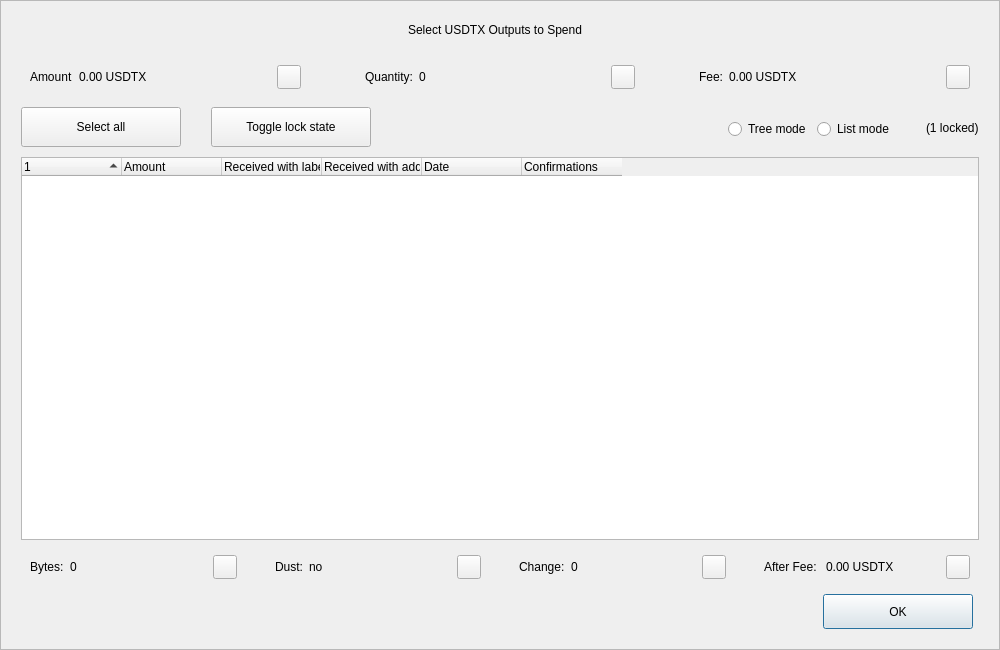
<?xml version="1.0" encoding="UTF-8"?>
<ui version="4.0">
 <class>CoinControlDialog</class>
 <widget class="QDialog" name="CoinControlDialog">
  <property name="geometry">
   <rect>
    <x>0</x>
    <y>0</y>
    <width>1000</width>
    <height>650</height>
   </rect>
  </property>
  <property name="minimumSize">
   <size>
    <width>950</width>
    <height>650</height>
   </size>
  </property>
  <property name="windowTitle">
   <string>Coin Selection</string>
  </property>
  <property name="styleSheet">
   <string notr="true"/>
  </property>
  <layout class="QVBoxLayout" name="verticalLayout">
   <property name="spacing">
    <number>0</number>
   </property>
   <property name="leftMargin">
    <number>0</number>
   </property>
   <property name="topMargin">
    <number>0</number>
   </property>
   <property name="rightMargin">
    <number>0</number>
   </property>
   <property name="bottomMargin">
    <number>0</number>
   </property>
   <item>
    <widget class="QFrame" name="frameContainer">
     <property name="toolTipDuration">
      <number>0</number>
     </property>
     <property name="frameShape">
      <enum>QFrame::StyledPanel</enum>
     </property>
     <property name="frameShadow">
      <enum>QFrame::Raised</enum>
     </property>
     <layout class="QVBoxLayout" name="verticalLayout_2">
      <property name="leftMargin">
       <number>0</number>
      </property>
      <property name="rightMargin">
       <number>0</number>
      </property>
      <property name="bottomMargin">
       <number>20</number>
      </property>
      <item>
       <layout class="QHBoxLayout" name="horizontalLayout_12">
        <property name="spacing">
         <number>0</number>
        </property>
        <property name="leftMargin">
         <number>20</number>
        </property>
        <property name="rightMargin">
         <number>30</number>
        </property>
        <item>
         <spacer name="horizontalSpacer_4">
          <property name="orientation">
           <enum>Qt::Horizontal</enum>
          </property>
          <property name="sizeHint" stdset="0">
           <size>
            <width>40</width>
            <height>20</height>
           </size>
          </property>
         </spacer>
        </item>
        <item>
         <widget class="QLabel" name="labelTitle">
          <property name="minimumSize">
           <size>
            <width>0</width>
            <height>40</height>
           </size>
          </property>
          <property name="maximumSize">
           <size>
            <width>16777215</width>
            <height>40</height>
           </size>
          </property>
          <property name="text">
           <string>Select USDTX Outputs to Spend</string>
          </property>
          <property name="alignment">
           <set>Qt::AlignCenter</set>
          </property>
          <property name="margin">
           <number>7</number>
          </property>
         </widget>
        </item>
        <item>
         <spacer name="horizontalSpacer_5">
          <property name="orientation">
           <enum>Qt::Horizontal</enum>
          </property>
          <property name="sizeHint" stdset="0">
           <size>
            <width>40</width>
            <height>20</height>
           </size>
          </property>
         </spacer>
        </item>
       </layout>
      </item>
      <item>
       <layout class="QHBoxLayout" name="horizontalLayout_8">
        <property name="leftMargin">
         <number>20</number>
        </property>
        <property name="rightMargin">
         <number>20</number>
        </property>
        <item>
         <widget class="QWidget" name="layoutAmount" native="true">
          <layout class="QHBoxLayout" name="horizontalLayout_9" stretch="0,1,0">
           <item>
            <widget class="QLabel" name="labelCoinControlAmountText">
             <property name="text">
              <string>Amount</string>
             </property>
            </widget>
           </item>
           <item>
            <widget class="QLabel" name="labelCoinControlAmount">
             <property name="text">
              <string>0.00 USDTX</string>
             </property>
            </widget>
           </item>
           <item alignment="Qt::AlignHCenter|Qt::AlignVCenter">
            <widget class="QPushButton" name="pushButtonAmount">
             <property name="minimumSize">
              <size>
               <width>0</width>
               <height>24</height>
              </size>
             </property>
             <property name="maximumSize">
              <size>
               <width>24</width>
               <height>26</height>
              </size>
             </property>
             <property name="focusPolicy">
              <enum>Qt::NoFocus</enum>
             </property>
             <property name="styleSheet">
              <string notr="true">padding-bottom:2px;
padding-right:4px;</string>
             </property>
             <property name="text">
              <string/>
             </property>
            </widget>
           </item>
          </layout>
         </widget>
        </item>
        <item>
         <spacer name="horizontalSpacer_2">
          <property name="orientation">
           <enum>Qt::Horizontal</enum>
          </property>
          <property name="sizeType">
           <enum>QSizePolicy::Fixed</enum>
          </property>
          <property name="sizeHint" stdset="0">
           <size>
            <width>40</width>
            <height>20</height>
           </size>
          </property>
         </spacer>
        </item>
        <item>
         <widget class="QWidget" name="layoutQuantity" native="true">
          <layout class="QHBoxLayout" name="horizontalLayout_10" stretch="0,1,0">
           <item>
            <widget class="QLabel" name="labelCoinControlQuantityText">
             <property name="text">
              <string>Quantity:</string>
             </property>
            </widget>
           </item>
           <item>
            <widget class="QLabel" name="labelCoinControlQuantity">
             <property name="text">
              <string>0</string>
             </property>
            </widget>
           </item>
           <item alignment="Qt::AlignHCenter|Qt::AlignVCenter">
            <widget class="QPushButton" name="pushButtonQuantity">
             <property name="minimumSize">
              <size>
               <width>0</width>
               <height>24</height>
              </size>
             </property>
             <property name="maximumSize">
              <size>
               <width>24</width>
               <height>26</height>
              </size>
             </property>
             <property name="focusPolicy">
              <enum>Qt::NoFocus</enum>
             </property>
             <property name="styleSheet">
              <string notr="true">padding-bottom:2px;
               padding-right:4px;</string>
             </property>
             <property name="text">
              <string/>
             </property>
            </widget>
           </item>
          </layout>
         </widget>
        </item>
        <item>
         <spacer name="horizontalSpacer_22">
          <property name="orientation">
           <enum>Qt::Horizontal</enum>
          </property>
          <property name="sizeType">
           <enum>QSizePolicy::Fixed</enum>
          </property>
          <property name="sizeHint" stdset="0">
           <size>
            <width>40</width>
            <height>20</height>
           </size>
          </property>
         </spacer>
        </item>
        <item>
         <widget class="QWidget" name="layoutFee" native="true">
          <layout class="QHBoxLayout" name="horizontalLayout_11" stretch="0,1,0">
           <item>
            <widget class="QLabel" name="labelCoinControlFeeText">
             <property name="text">
              <string>Fee:</string>
             </property>
            </widget>
           </item>
           <item>
            <widget class="QLabel" name="labelCoinControlFee">
             <property name="text">
              <string>0.00 USDTX</string>
             </property>
            </widget>
           </item>
           <item alignment="Qt::AlignHCenter|Qt::AlignVCenter">
            <widget class="QPushButton" name="pushButtonFee">
             <property name="minimumSize">
              <size>
               <width>0</width>
               <height>24</height>
              </size>
             </property>
             <property name="maximumSize">
              <size>
               <width>24</width>
               <height>26</height>
              </size>
             </property>
             <property name="focusPolicy">
              <enum>Qt::NoFocus</enum>
             </property>
             <property name="styleSheet">
              <string notr="true">padding-bottom:2px;
               padding-right:4px;</string>
             </property>
             <property name="text">
              <string/>
             </property>
            </widget>
           </item>
          </layout>
         </widget>
        </item>
       </layout>
      </item>
      <item>
       <widget class="QFrame" name="frame">
        <property name="minimumSize">
         <size>
          <width>0</width>
          <height>40</height>
         </size>
        </property>
        <property name="styleSheet">
         <string notr="true">#frame {
	border:0;
}</string>
        </property>
        <property name="frameShape">
         <enum>QFrame::StyledPanel</enum>
        </property>
        <property name="frameShadow">
         <enum>QFrame::Sunken</enum>
        </property>
        <layout class="QHBoxLayout" name="horizontalLayout">
         <property name="spacing">
          <number>0</number>
         </property>
         <property name="leftMargin">
          <number>20</number>
         </property>
         <property name="topMargin">
          <number>0</number>
         </property>
         <property name="rightMargin">
          <number>20</number>
         </property>
         <property name="bottomMargin">
          <number>0</number>
         </property>
         <item>
          <layout class="QHBoxLayout" name="horizontalLayoutPanel" stretch="0,0,0,0,0,0">
           <property name="spacing">
            <number>20</number>
           </property>
           <item>
            <widget class="QPushButton" name="pushButtonSelectAll">
             <property name="sizePolicy">
              <sizepolicy hsizetype="Maximum" vsizetype="Fixed">
               <horstretch>0</horstretch>
               <verstretch>0</verstretch>
              </sizepolicy>
             </property>
             <property name="minimumSize">
              <size>
               <width>160</width>
               <height>40</height>
              </size>
             </property>
             <property name="maximumSize">
              <size>
               <width>16777215</width>
               <height>40</height>
              </size>
             </property>
             <property name="text">
              <string>Select all</string>
             </property>
             <property name="checkable">
              <bool>true</bool>
             </property>
             <property name="checked">
              <bool>false</bool>
             </property>
             <property name="autoExclusive">
              <bool>false</bool>
             </property>
             <property name="autoDefault">
              <bool>false</bool>
             </property>
            </widget>
           </item>
           <item>
            <spacer name="horizontalSpacer_6">
             <property name="orientation">
              <enum>Qt::Horizontal</enum>
             </property>
             <property name="sizeType">
              <enum>QSizePolicy::Fixed</enum>
             </property>
             <property name="sizeHint" stdset="0">
              <size>
               <width>10</width>
               <height>20</height>
              </size>
             </property>
            </spacer>
           </item>
           <item>
            <widget class="QPushButton" name="pushButtonToggleLock">
             <property name="sizePolicy">
              <sizepolicy hsizetype="Maximum" vsizetype="Fixed">
               <horstretch>0</horstretch>
               <verstretch>0</verstretch>
              </sizepolicy>
             </property>
             <property name="minimumSize">
              <size>
               <width>160</width>
               <height>40</height>
              </size>
             </property>
             <property name="maximumSize">
              <size>
               <width>16777215</width>
               <height>40</height>
              </size>
             </property>
             <property name="text">
              <string>Toggle lock state</string>
             </property>
             <property name="checkable">
              <bool>true</bool>
             </property>
             <property name="autoExclusive">
              <bool>false</bool>
             </property>
             <property name="autoDefault">
              <bool>false</bool>
             </property>
            </widget>
           </item>
           <item>
            <spacer name="horizontalSpacer_7">
             <property name="orientation">
              <enum>Qt::Horizontal</enum>
             </property>
             <property name="sizeType">
              <enum>QSizePolicy::Expanding</enum>
             </property>
             <property name="sizeHint" stdset="0">
              <size>
               <width>30</width>
               <height>20</height>
              </size>
             </property>
            </spacer>
           </item>
           <item alignment="Qt::AlignRight">
            <widget class="QGroupBox" name="groupBox_2">
             <property name="styleSheet">
              <string notr="true">#groupBox_2 {
    background-color:transparent;
    border-radius:0;
}</string>
             </property>
             <property name="title">
              <string/>
             </property>
             <layout class="QHBoxLayout" name="horizontalLayout_14">
              <item>
               <widget class="QRadioButton" name="radioTreeMode">
                <property name="sizePolicy">
                 <sizepolicy hsizetype="Maximum" vsizetype="Fixed">
                  <horstretch>0</horstretch>
                  <verstretch>0</verstretch>
                 </sizepolicy>
                </property>
                <property name="text">
                 <string>Tree mode</string>
                </property>
               </widget>
              </item>
              <item>
               <widget class="QRadioButton" name="radioListMode">
                <property name="sizePolicy">
                 <sizepolicy hsizetype="Maximum" vsizetype="Fixed">
                  <horstretch>0</horstretch>
                  <verstretch>0</verstretch>
                 </sizepolicy>
                </property>
                <property name="text">
                 <string>List mode</string>
                </property>
                <property name="checked">
                 <bool>false</bool>
                </property>
               </widget>
              </item>
             </layout>
            </widget>
           </item>
           <item>
            <widget class="QLabel" name="labelLocked">
             <property name="text">
              <string>(1 locked)</string>
             </property>
            </widget>
           </item>
          </layout>
         </item>
        </layout>
       </widget>
      </item>
      <item>
       <layout class="QHBoxLayout" name="horizontalLayout_13">
        <property name="leftMargin">
         <number>20</number>
        </property>
        <property name="rightMargin">
         <number>20</number>
        </property>
        <item>
         <widget class="CoinControlTreeWidget" name="treeWidget">
          <property name="contextMenuPolicy">
           <enum>Qt::CustomContextMenu</enum>
          </property>
          <property name="styleSheet">
           <string notr="true"/>
          </property>
          <property name="sortingEnabled">
           <bool>false</bool>
          </property>
          <property name="columnCount">
           <number>6</number>
          </property>
          <attribute name="headerShowSortIndicator" stdset="0">
           <bool>true</bool>
          </attribute>
          <attribute name="headerStretchLastSection">
           <bool>false</bool>
          </attribute>
          <column>
           <property name="text">
            <string/>
           </property>
          </column>
          <column>
           <property name="text">
            <string>Amount</string>
           </property>
          </column>
          <column>
           <property name="text">
            <string>Received with label</string>
           </property>
          </column>
          <column>
           <property name="text">
            <string>Received with address</string>
           </property>
          </column>
          <column>
           <property name="text">
            <string>Date</string>
           </property>
          </column>
          <column>
           <property name="text">
            <string>Confirmations</string>
           </property>
           <property name="toolTip">
            <string>Confirmed</string>
           </property>
          </column>
         </widget>
        </item>
       </layout>
      </item>
      <item>
       <layout class="QHBoxLayout" name="horizontalLayout_3">
        <property name="spacing">
         <number>20</number>
        </property>
        <property name="leftMargin">
         <number>20</number>
        </property>
        <property name="rightMargin">
         <number>20</number>
        </property>
        <item>
         <widget class="QWidget" name="layoutBytes" native="true">
          <layout class="QHBoxLayout" name="horizontalLayout_4" stretch="0,1,0">
           <item>
            <widget class="QLabel" name="labelCoinControlBytesText">
             <property name="text">
              <string>Bytes:</string>
             </property>
            </widget>
           </item>
           <item>
            <widget class="QLabel" name="labelCoinControlBytes">
             <property name="text">
              <string>0</string>
             </property>
            </widget>
           </item>
           <item alignment="Qt::AlignHCenter|Qt::AlignVCenter">
            <widget class="QPushButton" name="pushButtonBytes">
             <property name="minimumSize">
              <size>
               <width>0</width>
               <height>24</height>
              </size>
             </property>
             <property name="maximumSize">
              <size>
               <width>24</width>
               <height>26</height>
              </size>
             </property>
             <property name="focusPolicy">
              <enum>Qt::NoFocus</enum>
             </property>
             <property name="styleSheet">
              <string notr="true">padding-bottom:2px;
               padding-right:4px;</string>
             </property>
             <property name="text">
              <string/>
             </property>
            </widget>
           </item>
          </layout>
         </widget>
        </item>
        <item>
         <widget class="QWidget" name="layoutDust" native="true">
          <layout class="QHBoxLayout" name="horizontalLayout_5" stretch="0,1,0">
           <item>
            <widget class="QLabel" name="labelCoinControlLowOutputText">
             <property name="text">
              <string>Dust:</string>
             </property>
            </widget>
           </item>
           <item>
            <widget class="QLabel" name="labelCoinControlLowOutput">
             <property name="text">
              <string>no</string>
             </property>
            </widget>
           </item>
           <item alignment="Qt::AlignHCenter|Qt::AlignVCenter">
            <widget class="QPushButton" name="pushButtonDust">
             <property name="minimumSize">
              <size>
               <width>0</width>
               <height>24</height>
              </size>
             </property>
             <property name="maximumSize">
              <size>
               <width>24</width>
               <height>26</height>
              </size>
             </property>
             <property name="focusPolicy">
              <enum>Qt::NoFocus</enum>
             </property>
             <property name="styleSheet">
              <string notr="true">padding-bottom:2px;
               padding-right:4px;</string>
             </property>
             <property name="text">
              <string/>
             </property>
            </widget>
           </item>
          </layout>
         </widget>
        </item>
        <item>
         <widget class="QWidget" name="layoutChange" native="true">
          <layout class="QHBoxLayout" name="horizontalLayout_6" stretch="0,1,0">
           <item>
            <widget class="QLabel" name="labelCoinControlChangeText">
             <property name="text">
              <string>Change:</string>
             </property>
            </widget>
           </item>
           <item>
            <widget class="QLabel" name="labelCoinControlChange">
             <property name="text">
              <string>0</string>
             </property>
            </widget>
           </item>
           <item alignment="Qt::AlignHCenter|Qt::AlignVCenter">
            <widget class="QPushButton" name="pushButtonChange">
             <property name="minimumSize">
              <size>
               <width>0</width>
               <height>24</height>
              </size>
             </property>
             <property name="maximumSize">
              <size>
               <width>24</width>
               <height>26</height>
              </size>
             </property>
             <property name="focusPolicy">
              <enum>Qt::NoFocus</enum>
             </property>
             <property name="styleSheet">
              <string notr="true">padding-bottom:2px;
               padding-right:4px;</string>
             </property>
             <property name="text">
              <string/>
             </property>
            </widget>
           </item>
          </layout>
         </widget>
        </item>
        <item>
         <widget class="QWidget" name="layoutAfter" native="true">
          <layout class="QHBoxLayout" name="horizontalLayout_7" stretch="0,1,0">
           <item>
            <widget class="QLabel" name="labelCoinControlAfterFeeText">
             <property name="text">
              <string>After Fee: </string>
             </property>
            </widget>
           </item>
           <item>
            <widget class="QLabel" name="labelCoinControlAfterFee">
             <property name="text">
              <string>0.00 USDTX</string>
             </property>
            </widget>
           </item>
           <item alignment="Qt::AlignHCenter|Qt::AlignVCenter">
            <widget class="QPushButton" name="pushButtonAlterFee">
             <property name="minimumSize">
              <size>
               <width>0</width>
               <height>24</height>
              </size>
             </property>
             <property name="maximumSize">
              <size>
               <width>24</width>
               <height>26</height>
              </size>
             </property>
             <property name="focusPolicy">
              <enum>Qt::NoFocus</enum>
             </property>
             <property name="styleSheet">
              <string notr="true">padding-bottom:2px;
               padding-right:4px;</string>
             </property>
             <property name="text">
              <string/>
             </property>
            </widget>
           </item>
          </layout>
         </widget>
        </item>
       </layout>
      </item>
      <item>
       <layout class="QHBoxLayout" name="horizontalLayout_2">
        <property name="spacing">
         <number>0</number>
        </property>
        <property name="leftMargin">
         <number>20</number>
        </property>
        <property name="rightMargin">
         <number>26</number>
        </property>
        <item>
         <spacer name="horizontalSpacer_3">
          <property name="orientation">
           <enum>Qt::Horizontal</enum>
          </property>
          <property name="sizeHint" stdset="0">
           <size>
            <width>558</width>
            <height>20</height>
           </size>
          </property>
         </spacer>
        </item>
        <item>
         <widget class="QPushButton" name="pushButtonOk">
          <property name="minimumSize">
           <size>
            <width>150</width>
            <height>35</height>
           </size>
          </property>
          <property name="text">
           <string>OK</string>
          </property>
         </widget>
        </item>
       </layout>
      </item>
     </layout>
    </widget>
   </item>
  </layout>
 </widget>
 <customwidgets>
  <customwidget>
   <class>CoinControlTreeWidget</class>
   <extends>QTreeWidget</extends>
   <header>coincontroltreewidget.h</header>
  </customwidget>
 </customwidgets>
 <resources/>
 <connections/>
</ui>
